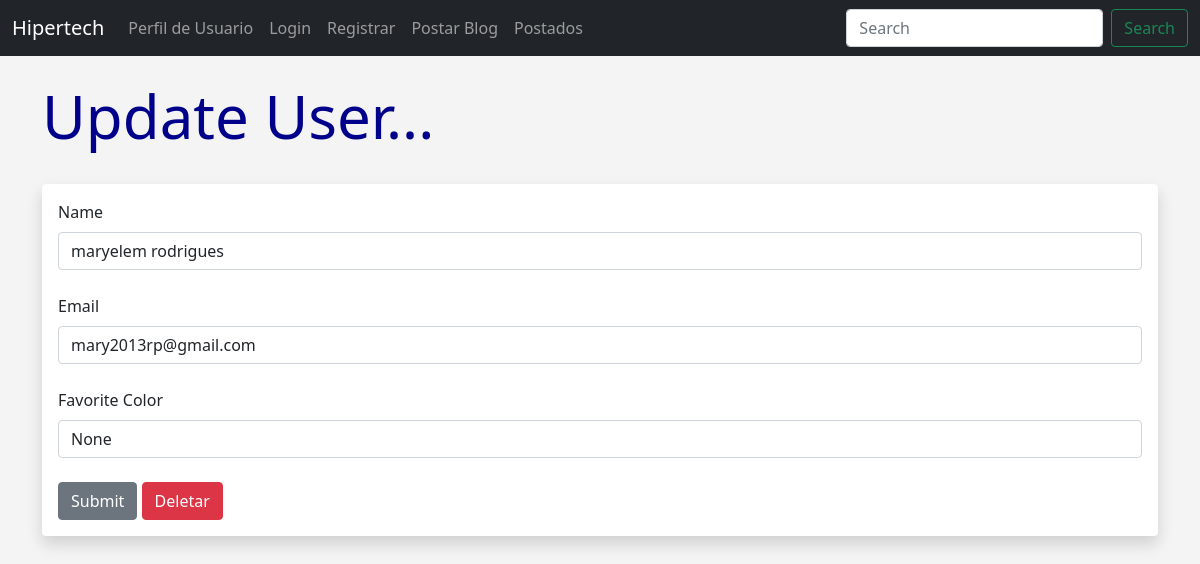
Screenshot of /update/1 with the database file from the repository.
### hello.py (models this page shows, shortened)
class Users(db.Model):
    id = db.Column(db.Integer, primary_key=True) # Primary Key
    name = db.Column(db.String(200), nullable=False)
    email = db.Column(db.String(120), nullable=False, unique=True)
    favorite_color = db.Column(db.String(120))
    date_added = db.Column(db.DateTime, default=datetime.utcnow)
    password_hash = db.Column(db.String(128))
    @property
    def password(self):
        raise AttributeError("a senha não pode ser lida")

### hello.py (the view)
@app.route('/update/<int:id>', methods=['GET', 'POST'])
def update(id):
    form = UserForm()
    name_to_update = Users.query.get_or_404(id)
    if request.method == "POST":
        name_to_update.name = request.form['name']
        name_to_update.email =  request.form['email']
        name_to_update.favorite_color =  request.form['favorite_color']
        try:
            db.session.commit()
            flash("Usuário Atualizado com Sucesso")
            return render_template("update.html",
                form=form,
                name_to_update = name_to_update)
        except:
            flash("ERRO! Parece que ocorreu algum problema... tente novamente")
            return render_template("update.html",
                form=form,
                name_to_update = name_to_update)
    else:
        return render_template("update.html",
                form=form,
                name_to_update = name_to_update,
                id=id)

### hello.py
class UserForm(FlaskForm):
    name = StringField("Name", validators=[DataRequired()])
    email = StringField("Email", validators=[DataRequired()])
    favorite_color = StringField("Favorite Color")
    password_hash = PasswordField("Senha", validators=[DataRequired(), EqualTo('password_hash2', message='As senhas devem combinar')])
    password_hash2 = PasswordField("Confirmar Senha", validators=[DataRequired()])
    submit = SubmitField("Submit")

### templates/update.html (shortened to what this page needs)
{% extends 'base.html' %}
{% block content %}
{% if name %}
	<h1>Update User!</h1>
	<br/><br/>
<table class="table table-hover table-bordered table-striped">
{% for our_user in our_users %}
	<tr>
	<td>{{ our_user.id }}. {{ our_user.name }} - {{ our_user.email }} - {{ our_user.favorite_color }}</td>
	</tr>
{% endfor %}
</table>
{% else %}
	<h1>Update User...</h1>
	<br/>
<div class="shadow p-3 mb-5 bg-body rounded">
	<form action="/update/{{ name_to_update.id }}" method="POST">
		{{ form.name.label(class="form-label") }}
		{{ form.name(class="form-control", value=name_to_update.name) }}
		<br/>
		{{ form.email.label(class="form-label") }}
		{{ form.email(class="form-control", value=name_to_update.email) }}
		<br/>
		{{ form.favorite_color.label(class="form-label") }}
		{{ form.favorite_color(class="form-control", value=name_to_update.favorite_color) }}
		<br>
		{{ form.submit(class="btn btn-secondary") }}
		<a href="{{ url_for('delete', id=id) }}" class="btn btn-danger">Deletar</a></td>
	</form>
</div>
<br/><br/><br/>
{% endif %}
{% endblock %}

### static/css/style.css (style rules this page uses)
h1 { color: darkblue; font-size: 60px; }
body { background: #f4f4f4; }

### rows the page displays
Users: name "maryelem rodrigues", email "mary2013rp@gmail.com", favorite_color "None"
